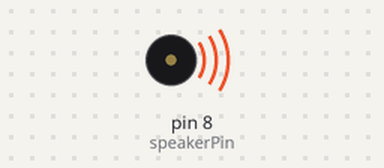
Simulated run of this sketch. Board: Arduino Uno, built with avr-gcc and run on an emulated ATmega328P. On the bench: buzzer (waves = sounding).

Above: at 2.4 s.
At 5.8 s:
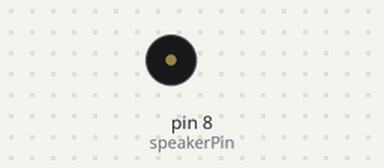
Timing chart, 0 to 7.0 s (numbered marks = the images above):
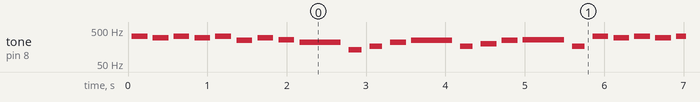

Measured:
- by itself, tone on pin 8 (speakerPin): plays 328 Hz for 0.20 s, 294 Hz for 0.20 s, 328 Hz for 0.20 s, 294 Hz for 0.20 s, 328 Hz for 0.20 s, 247 Hz for 0.20 s … (70 notes in this stretch)

The sketch:

PiezoFurElise.ino
```cpp
int speakerPin = 8;
char notes[] = "EDEDEbDCaceabegbCeEDEDEbDCaceabeCbaEDEDEbDCaceabegbCeEDEDEbDCaceabeCbabCDEgFEDfEDCeDCbeEeEDEDEDEDEDEDEbDCaceabegbCeEDEDEbDCaceabeCba";

//              E D E D E b D C a c e a b e g b C e E D|E D E b D C a c e a b e C b a E D E D E b D C|a c e a b e g b C e E D E D E b D C a c e a|b e C b a b C D E g F E D f E D C e D C|b e E e E D E D E D E D E D E D E b D C a c e a b e g b C e E D E D E b D C a c e a b e C b a
int beats[] = { 1,1,1,1,1,1,1,1,3,1,1,1,3,1,1,1,3,1,1,1,1,1,1,1,1,1,3,1,1,1,3,1,1,1,3,1,1,1,1,1,1,1,1,3,1,1,1,3,1,1,1,3,1,1,1,1,1,1,1,1,1,3,1,1,1,3,1,1,1,3,1,1,1,2,1,1,1,2,1,1,1,2,1,1,1,3,1,5,1,1,1,1,1,1,1,1,1,1,1,1,1,1,1,1,1,3,1,1,1,3,1,1,1,3,1,1,1,1,1,1,1,1,1,3,1,1,1,3,1,1,1,6};
int tempo = 175;

void playTone(int tone, int duration) {
  for (long i = 0; i < duration * 1000L; i += tone * 2) {
    digitalWrite(speakerPin, HIGH);
    delayMicroseconds(tone);
    digitalWrite(speakerPin, LOW);
    delayMicroseconds(tone);
  }
}

void playNote(char note, int duration) {
  char names[] = {'c','d','e','f','g','a','b','C', 'D', 'E', 'F', 'G', 'A', 'B', 'U'};
  int tones[] = {3822,3424,3033,2864,2551,2272,2024, 1915, 1700, 1519, 1432, 1275, 1136, 1014, 956};

// play the tone corresponding to the note name
  for (int i = 0; i < sizeof(tones); i++) {
    if (names[i] == note) {
      playTone(tones[i], duration);
    }
  }
}

void setup() {
  pinMode(speakerPin, OUTPUT);
}
void loop() {
  for (int i = 0; i < sizeof(notes); i++) {
    if (notes[i] == ' ') {
      delay(beats[i] * tempo); // rest
    } else {
      playNote(notes[i], beats[i] * tempo);
    }
    // pause between notes
    delay(tempo / 2);
    if (i == sizeof(notes)-1){
      delay(1000);
    }
  }
}
```
